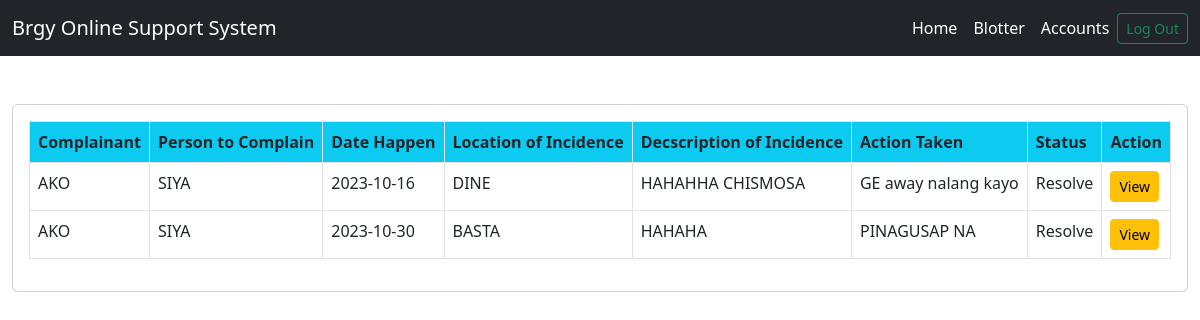
Screenshot of /admin/b.php with the database file from the repository.
### tables this page shows
CREATE TABLE `blotter` (
  `ID` int(11) NOT NULL,
  `REPORTUSERID` varchar(250) NOT NULL,
  `DATEHAPPEN` varchar(255) NOT NULL,
  `COMPLAINANT` varchar(250) NOT NULL,
  `PERSONTOCOMPLAIN` varchar(255) NOT NULL,
  `PLACEOF` varchar(255) NOT NULL,
  `DESCRIPTION` varchar(250) NOT NULL,
  `ACTIONTAKEN` varchar(255) NOT NULL,
  `STATUS` varchar(255) NOT NULL
);

### admin/b.php (the view, shortened to what this page needs)
<?php
require '../connection.php';
?>
<!DOCTYPE html>
<html lang="en">
<head>
<link rel="stylesheet" href="sweetalert2.min.css">
    <link href="https://cdn.jsdelivr.net/npm/bootstrap@5.2.3/dist/css/bootstrap.min.css" rel="stylesheet">
</head>
<body>
<nav class="navbar navbar-expand-lg navbar-dark bg-dark">
  <div class="container-fluid">
    <a class="navbar-brand" href="#">Brgy Online Support System</a>
    <div class="collapse navbar-collapse" id="navbarSupportedContent">
      <ul class="navbar-nav ms-auto mb-2 mb-lg-0">
      <li class="nav-item">
          <a class="nav-link active" aria-current="page" href="index.php">Home</a>
        </li>
         <li class="nav-item">
          <a class="nav-link active" aria-current="page" href="b.php">Blotter</a>
        </li>
        <li class="nav-item">
          <a class="nav-link active" aria-current="page" href="accounts.php">Accounts</a>
        </li>
      </ul>
      <form action="logout.php" class="d-flex" role="search">
        <button class="btn btn-outline-success btn-sm " type="submit">Log Out</button>
      </form>
    </div>
  </div>
</nav>
<div class="container-fluid mt-5">
    <div class="card">
        <div class="card-body">
            <table class="table table-hover table-stripped table-bordered">
                <thead class="bg-info">
                    <tr>
                        <th>Complainant</th>
                        <th>Person to Complain</th>
                        <th>Date Happen</th>
                        <th>Location of Incidence</th>
                        <th>Decscription of Incidence</th>
                        <th>Action Taken</th>
                        <th>Status</th>
                        <th>Action</th>
                    </tr>
                </thead>
                <tbody>
               <?php
               $sql = "SELECT * FROM `blotter`";
               $result = mysqli_query($conn,$sql);
               foreach($result as $row){
                ?>
                <tr>
                    <td><?php echo $row['COMPLAINANT'] ?></td>
                    <td><?php echo $row['PERSONTOCOMPLAIN'] ?></td>
                    <td><?php echo $row['DATEHAPPEN'] ?></td>
                    <td><?php echo $row['PLACEOF'] ?></td>
                    <td><?php echo $row['DESCRIPTION'] ?></td>
                    <td><?php echo $row['ACTIONTAKEN'] ?></td>
                    <td><?php echo $row['STATUS'] ?></td>
                    <td>
                        <a href="viewblotter.php?id=<?php echo $row['ID']?>" class="btn btn-sm btn-warning">View</a>
                    </td>
                </tr>
                <?php
               }
               ?>
                </tbody>
            </table>
        </div>
    </div>
</div>
</body>
</html>

### rows the page displays
blotter: COMPLAINANT "AKO", PERSONTOCOMPLAIN "SIYA", DATEHAPPEN "2023-10-16", PLACEOF "DINE", DESCRIPTION "HAHAHHA CHISMOSA", ACTIONTAKEN "GE away nalang kayo", STATUS "Resolve"
blotter: COMPLAINANT "AKO", PERSONTOCOMPLAIN "SIYA", DATEHAPPEN "2023-10-30", PLACEOF "BASTA", DESCRIPTION "HAHAHA", ACTIONTAKEN "PINAGUSAP NA", STATUS "Resolve"
